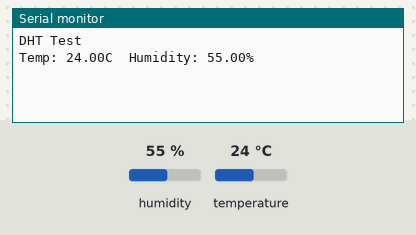
Bench run of a sketch on a simulated Arduino Uno, built with avr-gcc and run on an emulated ATmega328P. Shown: the last lines printed to the serial monitor. The test bench sets the inputs (shaded band); at power-on: humidity 55 %, temperature 24 °C.

Above: at 3.2 s.
3.3 s: humidity set to 22 %
At 4.5 s:
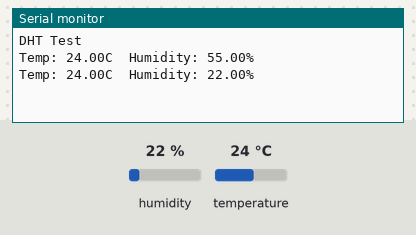
6.0 s: temperature set to 12 °C
At 7.4 s:
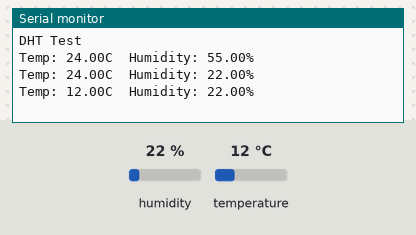
8.7 s: humidity set to 40 %
At 10.9 s:
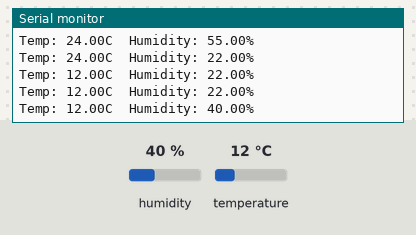
Timing chart, 0 to 12.4 s (numbered marks = the images above; inputs shaded):
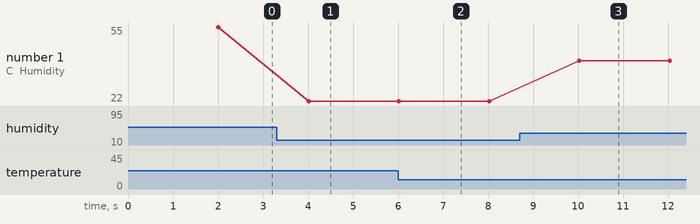

Measured:
- after the input at 3.3 s, the serial monitor: prints a new line after 0.71 s (image 1)
- after the input at 6.0 s, the serial monitor: prints a new line at once (image 2)
- after the input at 8.7 s, the serial monitor: prints a new line after 1.3 s (image 3)
- plotted number 1: 55 → 22 after the input at 3.3 s, 22 → 40 after the input at 8.7 s

The sketch:

ir_test.ino
```cpp
#include <DHT.h>

#define DHTPIN 4
#define DHTTYPE DHT22

DHT dht(DHTPIN, DHTTYPE);

void setup() {
  Serial.begin(115200);
  delay(2000);
  Serial.println("DHT Test");
  dht.begin();
}

void loop() {
  float t = dht.readTemperature();
  float h = dht.readHumidity();

  if (isnan(t) || isnan(h)) {
    Serial.println("Read error");
  } else {
    Serial.print("Temp: ");
    Serial.print(t);
    Serial.print("C  Humidity: ");
    Serial.print(h);
    Serial.println("%");
  }

  delay(2000);
}
```
